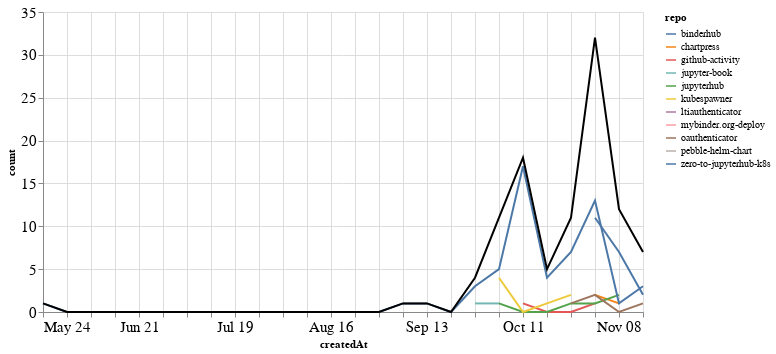

Notebook source saved alongside this figure:
### Markdown cell above
## PRs

### Code cell
prs_time = prs.groupby('repo').resample('W', on='createdAt').count()['author'].reset_index()
prs_time = prs_time.rename(columns={'author': 'count'})
prs_time_total = prs_time.groupby('createdAt').agg({"count": "sum"}).reset_index()

ch1 = alt.Chart(prs_time, width=600).mark_line().encode(
    x='createdAt',
    y='count',
    color='repo',
    tooltip="repo"
)

ch2 = alt.Chart(prs_time_total, width=600).mark_line(color="black").encode(
    x='createdAt',
    y='count',
)

ch1 + ch2

### Figure 1 — Vega-Lite specification as saved in the notebook (floating-point values rounded to 4 significant figures)
{"config": {"axisLeft": {"labelFontSize": 15}, "axisBottom": {"labelFontSize": 15}}, "layer": [{"data": {"name": "data-43453d868b1962638fbc545465b5aabc"}, "mark": "line", "encoding": {"color": {"type": "nominal", "field": "repo"}, "tooltip": {"type": "nominal", "field": "repo"}, "x": {"type": "temporal", "field": "createdAt"}, "y": {"type": "quantitative", "field": "count"}}, "width": 600}, {"data": {"name": "data-7a2931616dfeface0b688d1adbe34e16"}, "mark": {"type": "line", "color": "black"}, "encoding": {"x": {"type": "temporal", "field": "createdAt"}, "y": {"type": "quantitative", "field": "count"}}, "width": 600}], "$schema": "https://vega.github.io/schema/vega-lite/v4.8.1.json", "datasets": {"data-43453d868b1962638fbc545465b5aabc": [{"repo": "binderhub", "createdAt": "2020-11-01T00:00:00", "count": 11}, {"repo": "binderhub", "createdAt": "2020-11-08T00:00:00", "count": 7}, {"repo": "binderhub", "createdAt": "2020-11-15T00:00:00", "count": 2}, {"repo": "chartpress", "createdAt": "2020-11-01T00:00:00", "count": 2}, {"repo": "chartpress", "createdAt": "2020-11-08T00:00:00", "count": 1}, {"repo": "github-activity", "createdAt": "2020-10-11T00:00:00", "count": 1}, {"repo": "github-activity", "createdAt": "2020-10-18T00:00:00", "count": 0}, {"repo": "github-activity", "createdAt": "2020-10-25T00:00:00", "count": 0}, {"repo": "github-activity", "createdAt": "2020-11-01T00:00:00", "count": 1}, {"repo": "jupyter-book", "createdAt": "2020-09-27T00:00:00", "count": 1}, {"repo": "jupyter-book", "createdAt": "2020-10-04T00:00:00", "count": 1}, {"repo": "jupyterhub", "createdAt": "2020-10-04T00:00:00", "count": 1}, {"repo": "jupyterhub", "createdAt": "2020-10-11T00:00:00", "count": 0}, {"repo": "jupyterhub", "createdAt": "2020-10-18T00:00:00", "count": 0}, {"repo": "jupyterhub", "createdAt": "2020-10-25T00:00:00", "count": 1}, {"repo": "jupyterhub", "createdAt": "2020-11-01T00:00:00", "count": 1}, {"repo": "jupyterhub", "createdAt": "2020-11-08T00:00:00", "count": 2}, {"repo": "kubespawner", "createdAt": "2020-10-04T00:00:00", "count": 4}, {"repo": "kubespawner", "createdAt": "2020-10-11T00:00:00", "count": 0}, {"repo": "kubespawner", "createdAt": "2020-10-18T00:00:00", "count": 1}, {"repo": "kubespawner", "createdAt": "2020-10-25T00:00:00", "count": 2}, {"repo": "ltiauthenticator", "createdAt": "2020-11-15T00:00:00", "count": 1}, {"repo": "mybinder.org-deploy", "createdAt": "2020-11-01T00:00:00", "count": 2}, {"repo": "oauthenticator", "createdAt": "2020-10-25T00:00:00", "count": 1}, {"repo": "oauthenticator", "createdAt": "2020-11-01T00:00:00", "count": 2}, {"repo": "oauthenticator", "createdAt": "2020-11-08T00:00:00", "count": 0}, {"repo": "oauthenticator", "createdAt": "2020-11-15T00:00:00", "count": 1}, {"repo": "pebble-helm-chart", "createdAt": "2020-11-08T00:00:00", "count": 1}, {"repo": "zero-to-jupyterhub-k8s", "createdAt": "2020-05-24T00:00:00", "count": 1}, {"repo": "zero-to-jupyterhub-k8s", "createdAt": "2020-05-31T00:00:00", "count": 0}, {"repo": "zero-to-jupyterhub-k8s", "createdAt": "2020-06-07T00:00:00", "count": 0}, {"repo": "zero-to-jupyterhub-k8s", "createdAt": "2020-06-14T00:00:00", "count": 0}, {"repo": "zero-to-jupyterhub-k8s", "createdAt": "2020-06-21T00:00:00", "count": 0}, {"repo": "zero-to-jupyterhub-k8s", "createdAt": "2020-06-28T00:00:00", "count": 0}, {"repo": "zero-to-jupyterhub-k8s", "createdAt": "2020-07-05T00:00:00", "count": 0}, {"repo": "zero-to-jupyterhub-k8s", "createdAt": "2020-07-12T00:00:00", "count": 0}, {"repo": "zero-to-jupyterhub-k8s", "createdAt": "2020-07-19T00:00:00", "count": 0}, {"repo": "zero-to-jupyterhub-k8s", "createdAt": "2020-07-26T00:00:00", "count": 0}, {"repo": "zero-to-jupyterhub-k8s", "createdAt": "2020-08-02T00:00:00", "count": 0}, {"repo": "zero-to-jupyterhub-k8s", "createdAt": "2020-08-09T00:00:00", "count": 0}, {"repo": "zero-to-jupyterhub-k8s", "createdAt": "2020-08-16T00:00:00", "count": 0}, {"repo": "zero-to-jupyterhub-k8s", "createdAt": "2020-08-23T00:00:00", "count": 0}, {"repo": "zero-to-jupyterhub-k8s", "createdAt": "2020-08-30T00:00:00", "count": 0}, {"repo": "zero-to-jupyterhub-k8s", "createdAt": "2020-09-06T00:00:00", "count": 1}, {"repo": "zero-to-jupyterhub-k8s", "createdAt": "2020-09-13T00:00:00", "count": 1}, {"repo": "zero-to-jupyterhub-k8s", "createdAt": "2020-09-20T00:00:00", "count": 0}, {"repo": "zero-to-jupyterhub-k8s", "createdAt": "2020-09-27T00:00:00", "count": 3}, {"repo": "zero-to-jupyterhub-k8s", "createdAt": "2020-10-04T00:00:00", "count": 5}, {"repo": "zero-to-jupyterhub-k8s", "createdAt": "2020-10-11T00:00:00", "count": 17}, {"repo": "zero-to-jupyterhub-k8s", "createdAt": "2020-10-18T00:00:00", "count": 4}, {"repo": "zero-to-jupyterhub-k8s", "createdAt": "2020-10-25T00:00:00", "count": 7}, {"repo": "zero-to-jupyterhub-k8s", "createdAt": "2020-11-01T00:00:00", "count": 13}, {"repo": "zero-to-jupyterhub-k8s", "createdAt": "2020-11-08T00:00:00", "count": 1}, {"repo": "zero-to-jupyterhub-k8s", "createdAt": "2020-11-15T00:00:00", "count": 3}], "data-7a2931616dfeface0b688d1adbe34e16": [{"createdAt": "2020-05-24T00:00:00", "count": 1}, {"createdAt": "2020-05-31T00:00:00", "count": 0}, {"createdAt": "2020-06-07T00:00:00", "count": 0}, {"createdAt": "2020-06-14T00:00:00", "count": 0}, {"createdAt": "2020-06-21T00:00:00", "count": 0}, {"createdAt": "2020-06-28T00:00:00", "count": 0}, {"createdAt": "2020-07-05T00:00:00", "count": 0}, {"createdAt": "2020-07-12T00:00:00", "count": 0}, {"createdAt": "2020-07-19T00:00:00", "count": 0}, {"createdAt": "2020-07-26T00:00:00", "count": 0}, {"createdAt": "2020-08-02T00:00:00", "count": 0}, {"createdAt": "2020-08-09T00:00:00", "count": 0}, {"createdAt": "2020-08-16T00:00:00", "count": 0}, {"createdAt": "2020-08-23T00:00:00", "count": 0}, {"createdAt": "2020-08-30T00:00:00", "count": 0}, {"createdAt": "2020-09-06T00:00:00", "count": 1}, {"createdAt": "2020-09-13T00:00:00", "count": 1}, {"createdAt": "2020-09-20T00:00:00", "count": 0}, {"createdAt": "2020-09-27T00:00:00", "count": 4}, {"createdAt": "2020-10-04T00:00:00", "count": 11}, {"createdAt": "2020-10-11T00:00:00", "count": 18}, {"createdAt": "2020-10-18T00:00:00", "count": 5}, {"createdAt": "2020-10-25T00:00:00", "count": 11}, {"createdAt": "2020-11-01T00:00:00", "count": 32}, {"createdAt": "2020-11-08T00:00:00", "count": 12}, {"createdAt": "2020-11-15T00:00:00", "count": 7}]}}
